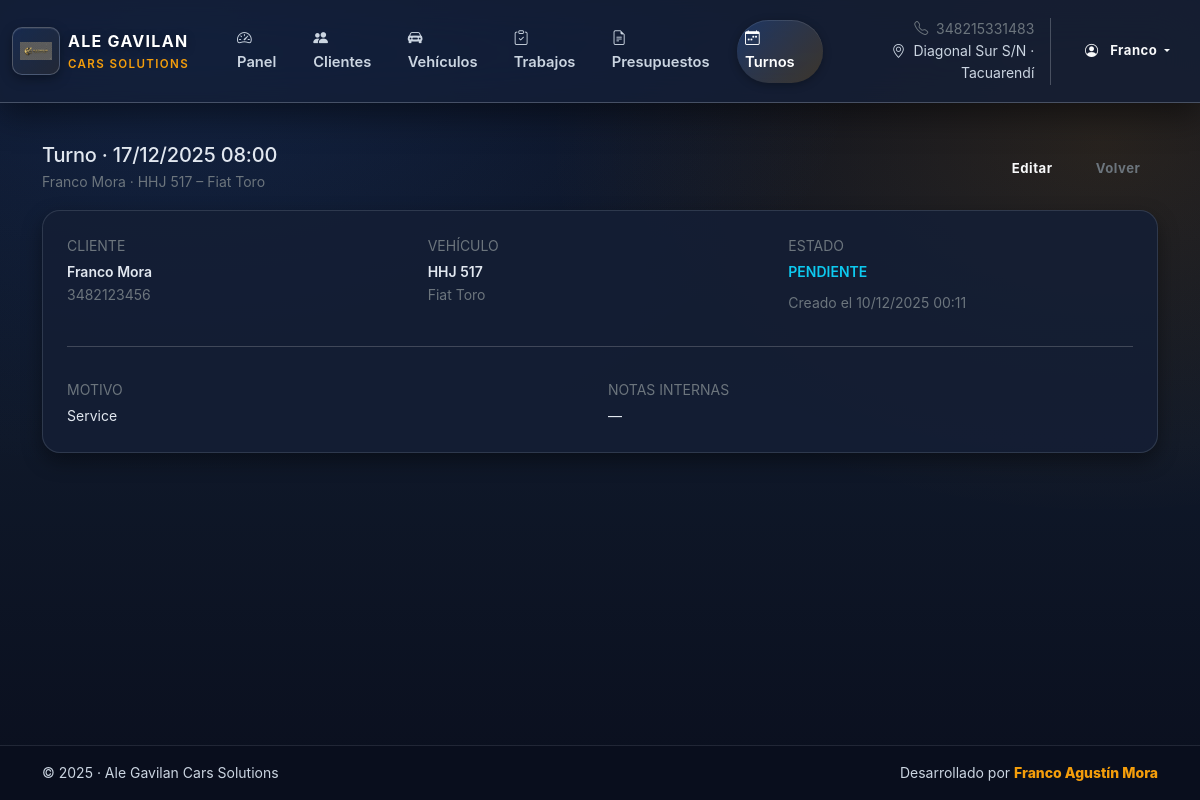
Page /turnos/1/ (signed in) on the committed database.
### taller/models.py (models this page shows, shortened)
class Turno(models.Model):
    ESTADO_PENDIENTE = "PENDIENTE"
    ESTADO_CONFIRMADO = "CONFIRMADO"
    ESTADO_CANCELADO = "CANCELADO"
    ESTADO_CUMPLIDO = "CUMPLIDO"
    ESTADO_CHOICES = [
        (ESTADO_PENDIENTE, "Pendiente"),
        (ESTADO_CONFIRMADO, "Confirmado"),
        (ESTADO_CANCELADO, "Cancelado"),
        (ESTADO_CUMPLIDO, "Cumplido"),
    ]
    cliente = models.ForeignKey(
        Cliente,
        related_name="turnos",
        on_delete=models.SET_NULL,
        null=True,
        blank=True,
    )
    vehiculo = models.ForeignKey(
        Vehiculo,
        related_name="turnos",
        on_delete=models.SET_NULL,
        null=True,
        blank=True,
    )
    fecha_hora = models.DateTimeField()
    motivo = models.CharField(max_length=255, help_text="Ej: Service, cambio de embrague, etc.")
    notas = models.TextField(blank=True)
    estado = models.CharField(
        max_length=15,
        choices=ESTADO_CHOICES,
        default=ESTADO_PENDIENTE,
    )
    creado_en = models.DateTimeField(auto_now_add=True)
    class Meta:
        verbose_name = "Turno"
        verbose_name_plural = "Turnos"
        ordering = ["fecha_hora"]
        unique_together = [("fecha_hora", "vehiculo")]

class Cliente(models.Model):
    nombre = models.CharField(max_length=100)
    apellido = models.CharField(max_length=100, blank=True)
    telefono = models.CharField(max_length=50, blank=True)
    email = models.EmailField(blank=True)
    dni = models.CharField("DNI / CUIT", max_length=20, blank=True)
    direccion = models.CharField(max_length=255, blank=True)
    notas = models.TextField(blank=True, help_text="Comentarios generales sobre el cliente.")
    class Meta:
        verbose_name = "Cliente"
        verbose_name_plural = "Clientes"
        ordering = ["nombre", "apellido"]
    @property
    def nombre_completo(self):
        if self.apellido:
            return f"{self.nombre} {self.apellido}"
        return self.nombre

class Vehiculo(models.Model):
    cliente = models.ForeignKey(
        Cliente,
        related_name="vehiculos",
        on_delete=models.CASCADE,
    )
    patente = models.CharField(max_length=10, unique=True)
    marca = models.CharField(max_length=50)
    modelo = models.CharField(max_length=100)
    anio = models.PositiveIntegerField("Año", null=True, blank=True)
    color = models.CharField(max_length=50, blank=True)
    kilometraje_actual = models.PositiveIntegerField(
        default=0,
        help_text="Último kilometraje registrado.",
    )
    estado_cubiertas = models.CharField(
        max_length=200,
        blank=True,
        help_text="Ej: Delanteras 70%, traseras 40%.",
    )
    proximo_service_km = models.PositiveIntegerField(
        null=True,
        blank=True,
        help_text="Kilometraje sugerido para el próximo control.",
    )
    proximo_service_fecha = models.DateField(
        null=True,
        blank=True,
        help_text="Fecha sugerida para el próximo control.",
    )
    notas = models.TextField(
        blank=True,
        help_text="Observaciones generales del vehículo.",
    )
    class Meta:
        verbose_name = "Vehículo"
        verbose_name_plural = "Vehículos"
        ordering = ["patente"]

### taller/views.py (the view)
# urls.py: path("turnos/<int:pk>/", TurnoDetailView.as_view(), name="turno_detail"),
class TurnoDetailView(LoginRequiredMixin, DetailView):
    model = Turno
    template_name = "taller/turno_detail.html"
    context_object_name = "turno"
    login_url = "login"

### taller/templates/taller/turno_detail.html (shortened to what this page needs)
{% extends "taller/base.html" %}
{% block content %}
<div class="d-flex justify-content-between align-items-center mb-3 flex-wrap gap-2">
  <div>
    <h1 class="h5 mb-1">
      Turno · {{ turno.fecha_hora|date:"d/m/Y H:i" }}
    </h1>
    <p class="text-secondary small mb-0">
      {{ turno.cliente.nombre_completo }}
      {% if turno.vehiculo %}
        · {{ turno.vehiculo.patente }} – {{ turno.vehiculo.marca }} {{ turno.vehiculo.modelo }}
      {% endif %}
    </p>
  </div>
  <div class="d-flex gap-2">
    <a href="{% url 'taller:turno_update' turno.pk %}" class="btn btn-sm btn-outline-light">
      Editar
    </a>
    <a href="{% url 'taller:turno_list' %}" class="btn btn-sm btn-outline-secondary">
      Volver
    </a>
  </div>
</div>
<div class="card-premium p-4 small">
  <div class="row g-3">
    <div class="col-12 col-md-4">
      <div class="text-secondary text-uppercase mb-1">Cliente</div>
      <div class="fw-semibold">
        {{ turno.cliente.nombre_completo }}
      </div>
      <div class="text-secondary">
        {{ turno.cliente.telefono|default:"Sin teléfono" }}
      </div>
    </div>
    <div class="col-12 col-md-4">
      <div class="text-secondary text-uppercase mb-1">Vehículo</div>
      {% if turno.vehiculo %}
        <div class="fw-semibold">
          {{ turno.vehiculo.patente }}
        </div>
        <div class="text-secondary">
          {{ turno.vehiculo.marca }} {{ turno.vehiculo.modelo }}
        </div>
      {% else %}
        <div class="text-secondary">Sin vehículo asociado</div>
      {% endif %}
    </div>
    <div class="col-12 col-md-4">
      <div class="text-secondary text-uppercase mb-1">Estado</div>
      <div class="text-info text-uppercase fw-semibold">
        {{ turno.get_estado_display }}
      </div>
      <div class="text-secondary mt-2">
        Creado el {{ turno.creado_en|date:"d/m/Y H:i" }}
      </div>
    </div>
    <div class="col-12">
      <hr class="border-secondary-subtle">
    </div>
    <div class="col-12 col-md-6">
      <div class="text-secondary text-uppercase mb-1">Motivo</div>
      <p class="mb-0">{{ turno.motivo }}</p>
    </div>
    <div class="col-12 col-md-6">
      <div class="text-secondary text-uppercase mb-1">Notas internas</div>
      <p class="mb-0">
        {% if turno.notas_internas %}
          {{ turno.notas_internas }}
        {% else %}
          —
        {% endif %}
      </p>
    </div>
  </div>
</div>
{% endblock %}

### taller/templates/taller/base.html (shortened to what this page needs)
{% load static %}
<!doctype html>
<html lang="es" class="h-100">
  <head>
    <link href="https://cdn.jsdelivr.net/npm/bootstrap@5.3.3/dist/css/bootstrap.min.css" rel="stylesheet">
    <link rel="stylesheet" href="https://cdn.jsdelivr.net/npm/bootstrap-icons@1.11.3/font/bootstrap-icons.min.css">
    <link rel="stylesheet" href="{% static 'taller/css/main.css' %}">
  </head>
  <body class="d-flex flex-column min-vh-100">
    <nav class="navbar navbar-expand-lg navbar-premium navbar-dark" id="mainNav" aria-label="Navegación principal">
      <div class="container-fluid">
        <a class="navbar-brand d-flex align-items-center gap-2" href="{% url 'taller:dashboard' %}">
          <span class="brand-logo" aria-hidden="true">
            <img src="{% static 'taller/img/logo.png' %}" alt="Logo Ale Gavilan Cars Solutions">
          </span>
          <div class="d-flex flex-column brand-text">
            <span class="brand-title fw-bold">Ale Gavilan</span>
            <small class="brand-subtitle">Cars Solutions</small>
          </div>
        </a>
        <div class="collapse navbar-collapse" id="mainNavbar">
          <ul class="navbar-nav me-auto mb-2 mb-lg-0 ms-lg-4">
            <li class="nav-item">
              <a class="nav-link {% if request.resolver_match.url_name == 'dashboard' %}active{% endif %}"
                 href="{% url 'taller:dashboard' %}"
                 {% if request.resolver_match.url_name == 'dashboard' %}aria-current="page"{% endif %}>
                <i class="bi bi-speedometer2 me-2"></i>Panel
              </a>
            </li>
            <li class="nav-item">
              <a class="nav-link {% if request.resolver_match.url_name == 'cliente_list' %}active{% endif %}"
                 href="{% url 'taller:cliente_list' %}"
                 {% if request.resolver_match.url_name == 'cliente_list' %}aria-current="page"{% endif %}>
                <i class="bi bi-people-fill me-2"></i>Clientes
              </a>
            </li>
            <li class="nav-item">
              <a class="nav-link {% if request.resolver_match.url_name == 'vehiculo_list' %}active{% endif %}"
                 href="{% url 'taller:vehiculo_list' %}"
                 {% if request.resolver_match.url_name == 'vehiculo_list' %}aria-current="page"{% endif %}>
                <i class="bi bi-car-front-fill me-2"></i>Vehículos
              </a>
            </li>
            <li class="nav-item">
              <a class="nav-link {% if request.resolver_match.url_name == 'trabajo_list' %}active{% endif %}"
                 href="{% url 'taller:trabajo_list' %}"
                 {% if request.resolver_match.url_name == 'trabajo_list' %}aria-current="page"{% endif %}>
                <i class="bi bi-clipboard-check me-2"></i>Trabajos
              </a>
            </li>
            <li class="nav-item">
              <a class="nav-link {% if request.resolver_match.url_name == 'presupuesto_list' %}active{% endif %}"
                 href="{% url 'taller:presupuesto_list' %}"
                 {% if request.resolver_match.url_name == 'presupuesto_list' %}aria-current="page"{% endif %}>
                <i class="bi bi-file-earmark-text me-2"></i>Presupuestos
              </a>
            </li>
            <li class="nav-item">
              <a class="nav-link {% if request.resolver_match.url_name == 'turno_list' %}active{% endif %}"
                 href="{% url 'taller:turno_list' %}"
                 {% if request.resolver_match.url_name == 'turno_list' %}aria-current="page"{% endif %}>
                <i class="bi bi-calendar-week me-2"></i>Turnos
              </a>
            </li>
          </ul>
          <div class="d-flex align-items-center gap-3">
            <div class="d-none d-lg-flex flex-column text-end small">
              <span class="text-secondary">
                <i class="bi bi-telephone me-1"></i> 348215331483
              </span>
              <span class="text-muted">
                <i class="bi bi-geo-alt me-1"></i> Diagonal Sur S/N · Tacuarendí
              </span>
            </div>
            {% if request.user.is_authenticated %}
              <div class="dropdown">
                <button
                  class="btn btn-outline-light btn-sm dropdown-toggle"
                  type="button"
                  data-bs-toggle="dropdown"
                  data-bs-display="static"
                  aria-expanded="false"
                >
                  <i class="bi bi-person-circle me-2"></i>
                  {{ request.user.get_short_name|default:request.user.username }}
                </button>
              </div>
            {% else %}
              <a class="btn btn-outline-light btn-sm" href="{% url 'login' %}">
                <i class="bi bi-box-arrow-in-right me-2"></i>Ingresar
              </a>
            {% endif %}
          </div>
        </div>
      </div>
    </nav>
    <main id="mainContent" class="container flex-grow-1">
      {% block content %}{% endblock %}
    </main>
    <footer class="footer-premium mt-auto">
      <div class="container py-3">
        <div class="d-flex flex-column flex-md-row justify-content-between align-items-center gap-2 small text-muted">
          <div>© {% now "Y" %} · Ale Gavilan Cars Solutions</div>
          <div>Desarrollado por <strong>Franco Agustín Mora</strong></div>
        </div>
      </div>
    </footer>
  </body>
</html>

### rows in the picture
Turno: fecha_hora "17/12/2025 08:00", cliente.nombre_completo "Franco Mora", vehiculo.patente "HHJ 517", vehiculo.marca "Fiat", vehiculo.modelo "Toro", cliente.telefono "3482123456", estado "PENDIENTE", creado_en "10/12/2025 00:11", motivo "Service"

### other values in the picture
{{ request.user.get_short_name|default:request.user.username }} "Franco"
